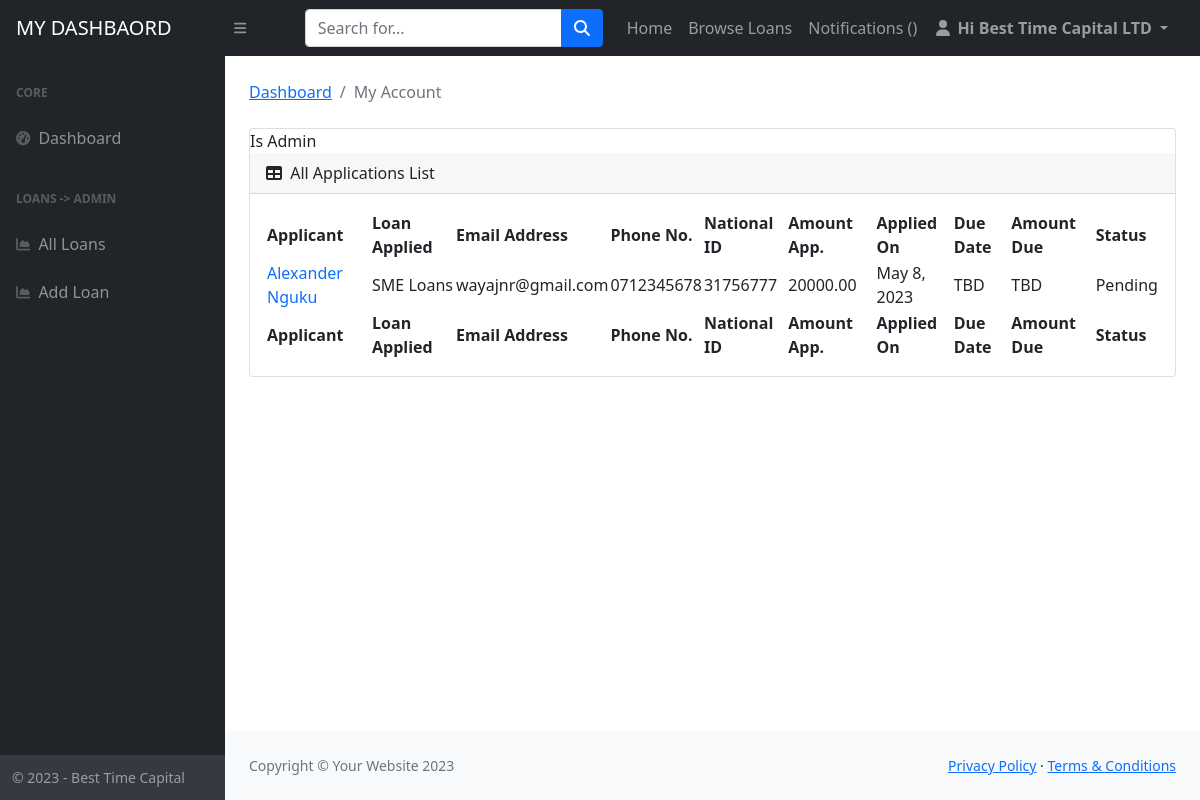
The app's page /dashboard/ (signed in) with its own data.
### pages/models.py (models this page shows, shortened)
class CustomUser(AbstractUser):
    first_name = models.CharField(max_length=255)
    last_name = models.CharField(max_length=255)
    email_id = models.CharField(max_length=255)
    phone_no = models.CharField(max_length=255)
    id_no = models.CharField(max_length=255)

### loans/models.py (models this page shows, shortened)
class Application(models.Model):
    loan = models.ForeignKey(Loans, related_name='applications', on_delete=models.CASCADE)
    amount_applied = models.DecimalField(max_digits=10, decimal_places=2)
    period_applied = models.IntegerField(null=True)
    total_applied = models.DecimalField(max_digits=10, decimal_places=2, null=True, blank=True)
    created_by = models.ForeignKey(CustomUser, related_name='applications', on_delete=models.CASCADE)
    created_at = models.DateTimeField(auto_now_add=True)

class Loans(models.Model):
    loan_title = models.CharField(max_length=255)
    loan_description = models.TextField()
    interest = models.IntegerField()
    thumbnail = models.ImageField(upload_to ='uploads/')
    created_by = models.ForeignKey(CustomUser, related_name='loans', on_delete=models.CASCADE)
    created_at = models.DateTimeField(auto_now_add=True)
    changed_at = models.DateTimeField(auto_now=True)

### userprofile/views.py (the view)
# urls.py: path('dashboard/', dashboard, name="dashboard"),
@login_required
def dashboard(request):
    applications = Application.objects.all().order_by('-created_at')
    context = {
        "applications": applications,
        "userprofile": request.user.userprofile,
        }
    return render(request, 'userprofile/index_dashboard.html', context)

### userprofile/templates/userprofile/index_dashboard.html (shortened to what this page needs)
{% extends "base_dashboard.html" %}
{% load static %}
{% block dashboard_content %}
<main>
    <div class="container-fluid px-4" ng-app="myApp" ng-controller="myCtrl">
            <ol class="breadcrumb mb-4">
                <li class="breadcrumb-item"><a href="">Dashboard</a></li>
                <li class="breadcrumb-item active">My Account</li>
            </ol>
        <div class="card mb-4">
        {% if userprofile.is_employer %}
        Is Admin
            <div class="card-header">
                <i class="fas fa-table me-1"></i>
                All Applications List
            </div>
                <div class="card-body">
                    <table id="datatablesSimple">
                        <thead>
                            <tr>
                                <th>Applicant</th>
                                <th>Loan Applied</th>
                                <th>Email Address</th>
                                <th>Phone No.</th>
                                <th>National ID</th>
                                <th>Amount App.</th>
                                <th>Applied On</th>
                                <th>Due Date</th>
                                <th>Amount Due</th>
                                <th>Status</th>
                            </tr>
                        </thead>
                        <tfoot>
                            <tr>
                                <th>Applicant</th>
                                <th>Loan Applied</th>
                                <th>Email Address</th>
                                <th>Phone No.</th>
                                <th>National ID</th>
                                <th>Amount App.</th>
                                <th>Applied On</th>
                                <th>Due Date</th>
                                <th>Amount Due</th>
                                <th>Status</th>
                            </tr>
                        </tfoot>
                        <tbody>
                            {% for application in applications %}
                            <tr>
                                <td><a style="text-decoration: none;" href="">{{ application.created_by.first_name }} {{ application.created_by.last_name }}</a></td>
                                <td>{{ application.loan.loan_title }}</td>
                                <td>{{ application.created_by.email_id }}</td>
                                <td>{{ application.created_by.phone_no }}</td>
                                <td>{{ application.created_by.id_no }}</td>
                                <td>{{ application.amount_applied }}</td>
                                <td>{{ application.created_at | date }}</td>
                                <td>TBD</td>
                                <td>TBD</td>
                                <td>Pending</td>
                            {% empty %}
                                    <p>You haven't listed any loans yet</p>
                            </tr>
                            {% endfor %}
                        </tbody>
                    </table>
                </div>
        {% endif %}
        </div>
    </div>
</main>
{% endblock dashboard_content %}

### templates/base_dashboard.html (shortened to what this page needs)
{% load static %}
<!DOCTYPE html>
<html lang="en">
    <head>
        <link href="https://cdn.jsdelivr.net/npm/simple-datatables@latest/dist/style.css" rel="stylesheet" />
        <link href="{% static 'dashboard/css/styles.css' %}" rel="stylesheet" />
    </head>
    <body class="sb-nav-fixed">
        <nav class="sb-topnav navbar navbar-expand navbar-dark bg-dark">
            <a class="navbar-brand ps-3" href="{% url 'dashboard' %}">MY DASHBAORD</a>
            <button class="btn btn-link btn-sm order-1 order-lg-0 me-4 me-lg-0" id="sidebarToggle" href="#!"><i class="fas fa-bars"></i></button>
            <form class="d-none d-md-inline-block form-inline ms-auto me-0 me-md-3 my-2 my-md-0">
                <div class="input-group">
                    <input class="form-control" type="text" placeholder="Search for..." aria-label="Search for..." aria-describedby="btnNavbarSearch" />
                    <button class="btn btn-primary" id="btnNavbarSearch" type="button"><i class="fas fa-search"></i></button>
                </div>
            </form>
            <ul class="navbar-nav ms-auto ms-md-0 me-3 me-lg-4">
                <li><a class="nav-link" href="/">Home</a></li>
                <li><a class="nav-link" href="{% url 'all_loans' %}">Browse Loans</a></li>
                <li><a class="nav-link" href="">Notifications ({{ notifications.count }})</a></li>
                <li class="nav-item dropdown">
                    <a class="nav-link dropdown-toggle text-capitalize" id="navbarDropdown" href="#" role="button" data-bs-toggle="dropdown" aria-expanded="false"><i class="fas fa-user fa-fw"></i>
                        <b>Hi {{ user.first_name }} {{ user.last_name }}</b>
                    </a>
                </li>
            </ul>
        </nav>
        <div id="layoutSidenav">
            <div id="layoutSidenav_nav">
                <nav class="sb-sidenav accordion sb-sidenav-dark" id="sidenavAccordion">
                    <div class="sb-sidenav-menu">
                        <div class="nav">
                            <div class="sb-sidenav-menu-heading">Core</div>
                            <a class="nav-link" href="{% url 'dashboard' %}">
                                <div class="sb-nav-link-icon"><i class="fas fa-tachometer-alt"></i></div>
                                Dashboard
                            </a>
                            {% if request.user.userprofile.is_employer %}
                            <div class="sb-sidenav-menu-heading">Loans -> Admin</div>
                            <a class="nav-link" href="{% url 'all_loans_admin' %}">
                                <div class="sb-nav-link-icon"><i class="fas fa-chart-area"></i></div>
                                All Loans
                            </a>
                            <a class="nav-link" href="{% url 'add_loan' %}">
                                <div class="sb-nav-link-icon"><i class="fas fa-chart-area"></i></div>
                                Add Loan
                            </a>
                            {% endif %}
                        </div>
                    </div>
                    <div class="sb-sidenav-footer">
                        <div class="small">&copy; 2023 - Best Time Capital</div>
                    </div>
                </nav>
            </div>
            <div id="layoutSidenav_content">
                {% block dashboard_content %}
                {% endblock dashboard_content %}
                <footer class="py-4 bg-light mt-auto">
                    <div class="container-fluid px-4">
                        <div class="d-flex align-items-center justify-content-between small">
                            <div class="text-muted">Copyright &copy; Your Website 2023</div>
                            <div>
                                <a href="#">Privacy Policy</a>
                                &middot;
                                <a href="#">Terms &amp; Conditions</a>
                            </div>
                        </div>
                    </div>
                </footer>
            </div>
        </div>
    </body>
</html>

### records on screen
CustomUser: first_name "Best Time", last_name "Capital LTD"
Application: created_by.first_name "Alexander", created_by.last_name "Nguku", loan.loan_title "SME Loans", created_by.email_id "wayajnr@gmail.com", created_by.phone_no "0712345678", created_by.id_no "31756777", amount_applied "20000.00", created_at "May 8, 2023"
